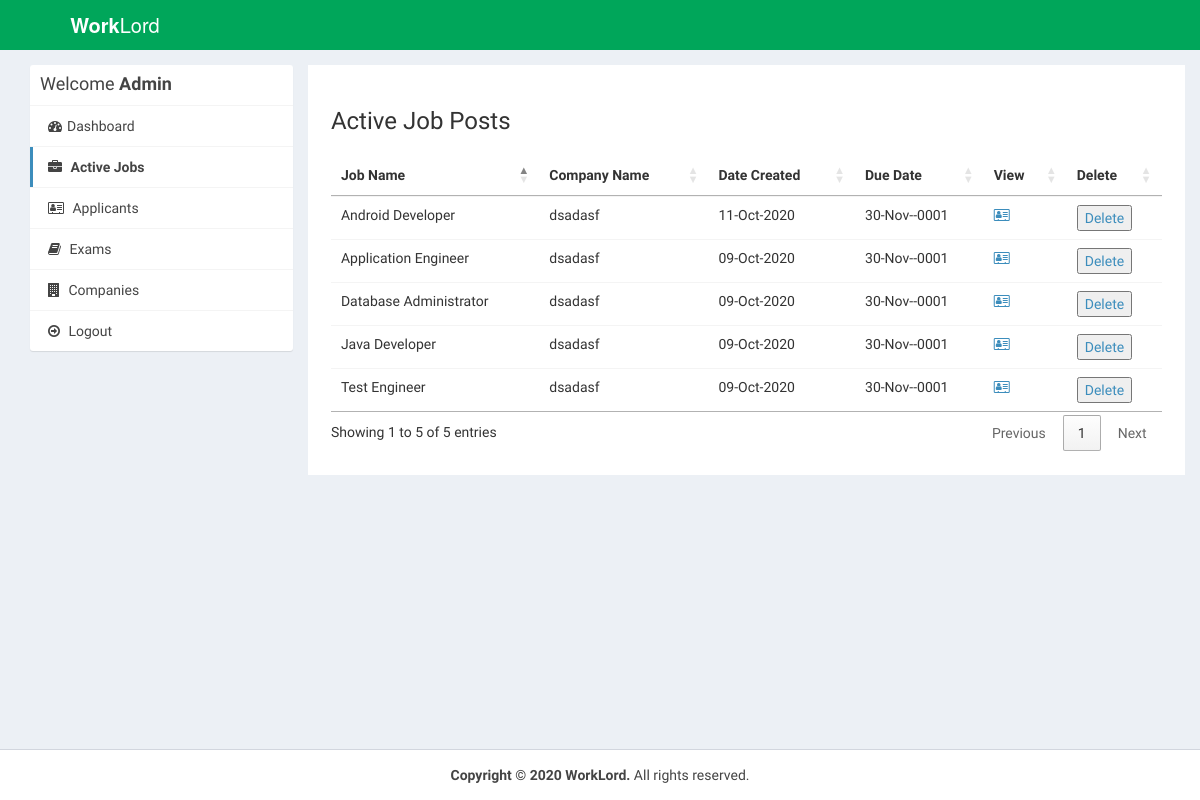
Page /admin/active-jobs.php (signed in) on the earlier database version.
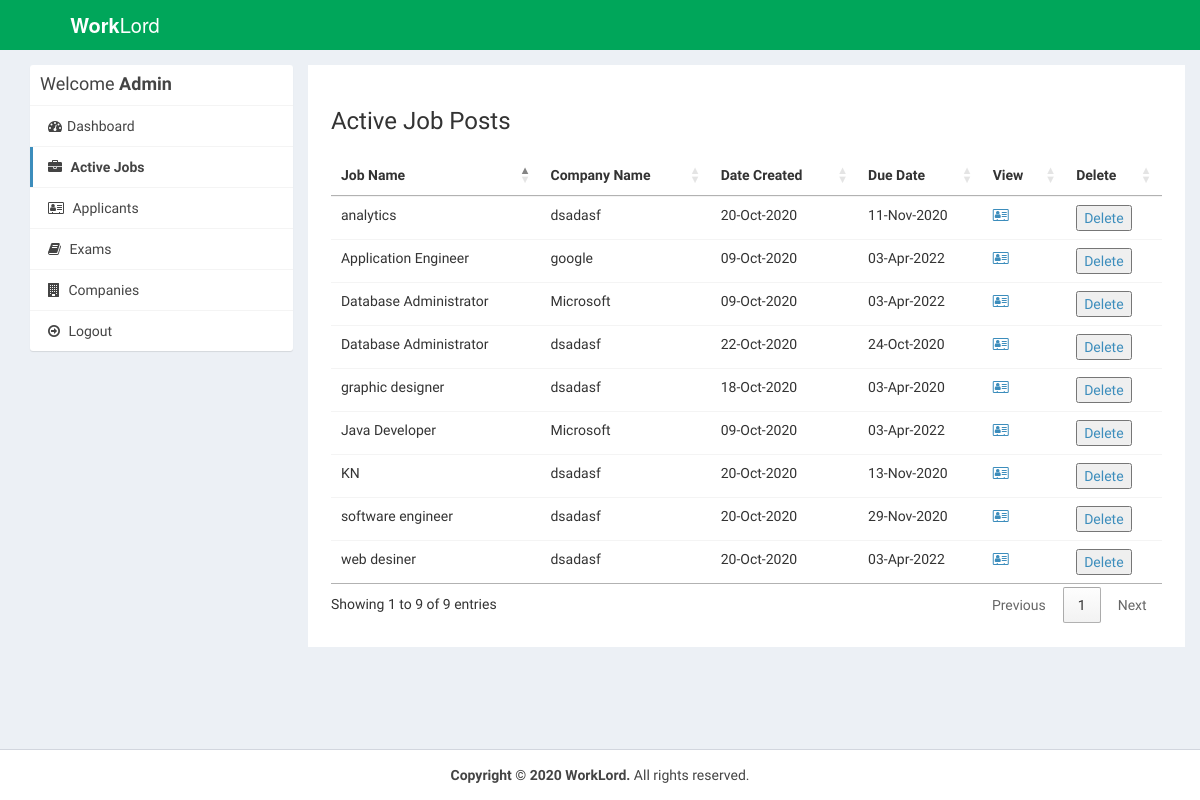
Same page on the later database version.
### tables this page shows
CREATE TABLE `job_post` (
  `id_jobpost` int(11) NOT NULL,
  `id_company` int(11) NOT NULL,
  `jobtitle` varchar(255) NOT NULL,
  `description` text NOT NULL,
  `minimumsalary` varchar(255) NOT NULL,
  `maximumsalary` varchar(255) NOT NULL,
  `experience` varchar(255) NOT NULL,
  `qualification` varchar(255) NOT NULL,
  `duedate` varchar(255) NOT NULL,
  `createdat` timestamp NOT NULL DEFAULT current_timestamp(),
  `active` int(2) NOT NULL DEFAULT 1
);

CREATE TABLE `company` (
  `id_company` int(11) NOT NULL,
  `name` varchar(255) NOT NULL,
  `companyname` varchar(255) NOT NULL,
  `country` varchar(255) NOT NULL,
  `state` varchar(255) NOT NULL,
  `city` varchar(255) NOT NULL,
  `contactno` varchar(255) NOT NULL,
  `website` varchar(255) NOT NULL,
  `email` varchar(255) NOT NULL,
  `aboutme` varchar(255) DEFAULT NULL,
  `logo` varchar(255) NOT NULL,
  `createdAt` timestamp NOT NULL DEFAULT current_timestamp(),
  `active` int(11) NOT NULL DEFAULT 2
);

### admin/active-jobs.php (the view, shortened to what this page needs)
<?php
require_once("../db.php");
?>
<!DOCTYPE html>
<html>
<head>
  <link rel="stylesheet" href="https://cdnjs.cloudflare.com/ajax/libs/twitter-bootstrap/3.3.7/css/bootstrap.min.css">
  <link rel="stylesheet" href="https://cdnjs.cloudflare.com/ajax/libs/font-awesome/4.7.0/css/font-awesome.min.css">
  <link rel="stylesheet" href="https://cdnjs.cloudflare.com/ajax/libs/ionicons/2.0.1/css/ionicons.min.css">
  <link rel="stylesheet" href="https://cdn.datatables.net/1.10.15/css/jquery.dataTables.min.css">
  <link rel="stylesheet" href="../css/AdminLTE.min.css">
  <link rel="stylesheet" href="../css/_all-skins.min.css">
  <link rel="stylesheet" href="../css/custom.css">
</head>
<body class="hold-transition skin-green sidebar-mini">
<div class="wrapper">
  <header class="main-header">
    <a href="index.php" class="logo logo-bg">
      <span class="logo-lg"><b>Work</b>Lord</span>
    </a>
    <nav class="navbar navbar-static-top">
    </nav>
  </header>
  <div class="content-wrapper" style="margin-left: 0px;">
    <section id="candidates" class="content-header">
      <div class="container">
        <div class="row">
          <div class="col-md-3">
            <div class="box box-solid">
              <div class="box-header with-border">
                <h3 class="box-title">Welcome <b>Admin</b></h3>
              </div>
              <div class="box-body no-padding">
                <ul class="nav nav-pills nav-stacked">
                  <li><a href="index.php"><i class="fa fa-dashboard"></i>Dashboard</a></li>
                  <li class="active"><a href="active-jobs.php"><i class="fa fa-briefcase"></i> Active Jobs</a></li>
                  <li><a href=""><i class="fa fa-address-card-o"></i> Applicants</a></li>
                  <li><a href="../exams/admin/index.php"><i class="fa fa-book"></i> Exams</a></li>
                  <li><a href="companies.php"><i class="fa fa-building"></i> Companies</a></li>
                  <li><a href="../logout.php"><i class="fa fa-arrow-circle-o-right"></i> Logout</a></li>
                </ul>
              </div>
            </div>
          </div>
          <div class="col-md-9 bg-white padding-2">
            <h3>Active Job Posts</h3>
            <div class="row margin-top-20">
              <div class="col-md-12">
                <div class="box-body table-responsive no-padding">
                  <table id="example2" class="table table-hover">
                    <thead>
                      <th>Job Name</th>
                      <th>Company Name</th>
                      <th>Date Created</th>
					  <th>Due Date</th>
                      <th>View</th>
                      <th>Delete</th>
                    </thead>
                    <tbody>
                      <?php
                      $sql = "SELECT job_post.*, company.companyname FROM job_post INNER JOIN company ON job_post.id_company=company.id_company where job_post.active=1";
                      $result = $conn->query($sql);
                      if($result->num_rows > 0) {
                        while($row = $result->fetch_assoc()) {
                      ?>
                      <tr>
                        <td><?php echo $row['jobtitle']; ?></td>
                        <td><?php echo $row['companyname']; ?></td>
                        <td><?php echo date("d-M-Y", strtotime($row['createdat'])); ?></td>
                        <td><?php echo date("d-M-Y", strtotime($row['duedate'])); ?></td>
                        <td><a href="view-job-post.php?id=<?php echo $row['id_jobpost']; ?>"><i class="fa fa-address-card-o"></i></a></td>
                        <td><a href="delete-job-post.php?id=<?php echo $row['id_jobpost']; ?>"><input type="button" value="Delete"></a></td>
                      </tr>
                            <?php
                        }
                      }
                    ?>
                    </tbody>
                  </table>
                </div>
              </div>
            </div>
          </div>
        </div>
      </div>
    </section>
  </div>
  <footer class="main-footer" style="margin-left: 0px;">
    <div class="text-center">
      <strong>Copyright &copy; 2020 WorkLord.</strong> All rights
    reserved.
    </div>
  </footer>
</div>
</body>
</html>

Differences in the rows shown:
no longer on this page (row edited): job_post: jobtitle "Test Engineer", id_company.companyname "dsadasf", createdat "09-Oct-2020", duedate "30-Nov--0001"
no longer on this page (row edited): job_post: jobtitle "Android Developer", id_company.companyname "dsadasf", createdat "11-Oct-2020", duedate "30-Nov--0001"
changed job_post "Java Developer": id_company.companyname "dsadasf" → "Microsoft"; duedate "30-Nov--0001" → "03-Apr-2022"
changed job_post "Application Engineer": id_company.companyname "dsadasf" → "google"; duedate "30-Nov--0001" → "03-Apr-2022"
changed job_post (number 3 of 9 on the later page): id_company.companyname "dsadasf" → "Microsoft"; duedate "30-Nov--0001" → "03-Apr-2022"
added job_post: jobtitle "graphic designer", id_company.companyname "dsadasf", createdat "18-Oct-2020", duedate "03-Apr-2020"
added job_post: jobtitle "web desiner", id_company.companyname "dsadasf", createdat "20-Oct-2020", duedate "03-Apr-2022"
added job_post: jobtitle "analytics", id_company.companyname "dsadasf", createdat "20-Oct-2020", duedate "11-Nov-2020"
added job_post: jobtitle "KN", id_company.companyname "dsadasf", createdat "20-Oct-2020", duedate "13-Nov-2020"
added job_post: jobtitle "software engineer", id_company.companyname "dsadasf", createdat "20-Oct-2020", duedate "29-Nov-2020"
added job_post: jobtitle "Database Administrator", id_company.companyname "dsadasf", createdat "22-Oct-2020", duedate "24-Oct-2020"
Other differences:
text written by a page script: "Showing 1 to 5 of 5 entries Previous 1 Next" → "Showing 1 to 9 of 9 entries Previous 1 Next"
